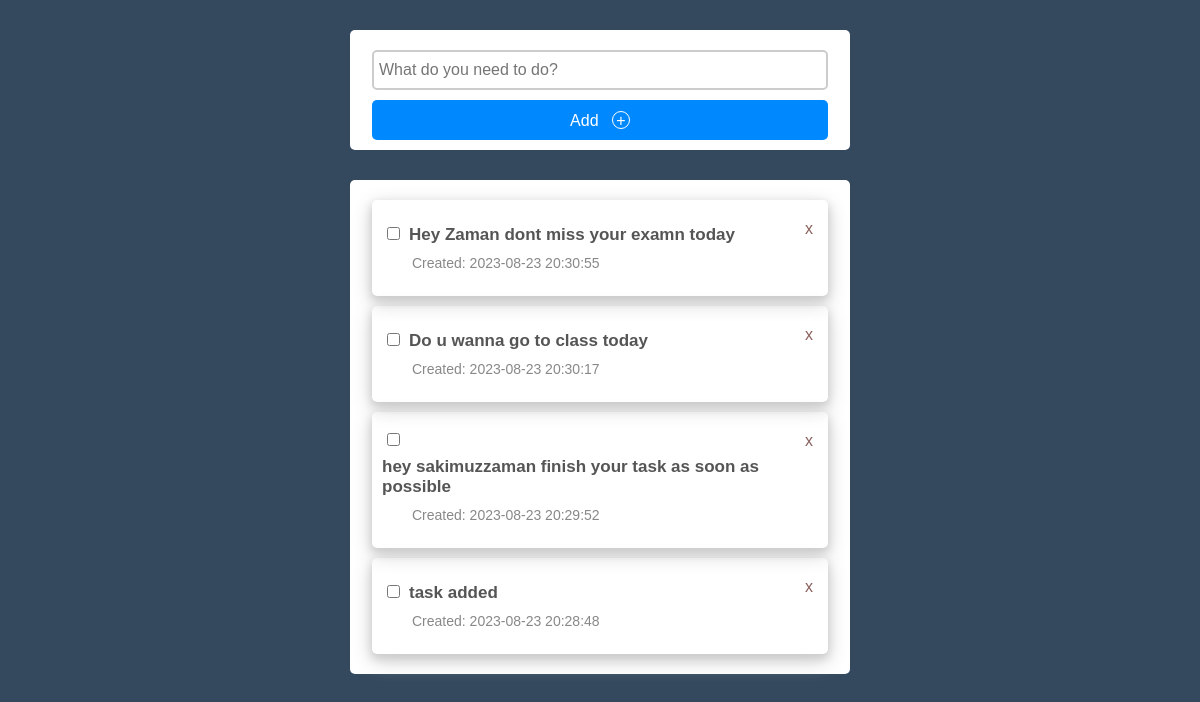
The page / on the database its author committed.
### tables this page shows
CREATE TABLE `todos` (
  `id` int(11) NOT NULL,
  `title` text NOT NULL,
  `date_time` datetime NOT NULL DEFAULT current_timestamp(),
  `checked` tinyint(1) NOT NULL DEFAULT 0
);

### index.php (the view, shortened to what this page needs)
<?php
  require 'db_conn.php';
?>
<!DOCTYPE html>
<html lang="en">
<head>
    <link rel="stylesheet" href="css/style.css">
</head>
<body>
    <div class="main-section">
        <div class="add-section">
            <form action="app/app.php" method="POST" autocomplete="off">
                <?php if(isset($_GET['mess']) && $_GET['mess'] == 'error') { ?>
                    <input type="text"
                       name="title"
                       style="border-color: #ff6666"
                       placeholder="This filed is required" />
                <button type="submit">Add &nbsp; <span>&#43;</span></button>
                <?php }else{ ?>
                <input type="text"
                       name="title"
                       placeholder="What do you need to do?" />
                <button type="submit">Add &nbsp; <span>&#43;</span></button>
                <?php }  ?>
            </form>
        </div>
        <?php
           $todos = $conn->query("SELECT * FROM todos ORDER BY id DESC");
        ?>
        <div class="show-todo-section">
        <?php while($todo = $todos->fetch(PDO::FETCH_ASSOC)) { ?>
            <div class="todo-item">
                <span id="<?php echo $todo['id']; ?>"
                       class="remove-to-do">x</span>
                <?php if($todo['checked']){ ?>
                    <input type="checkbox"
                            class="check-box"
                            data-todo-id ="<?php echo $todo['id']; ?>"
                            checked />
                    <h2 class="checked"><?php echo $todo['title'] ?></h2>
                 <?php }else { ?>
                    <input type="checkbox"
                           data-todo-id ="<?php echo $todo['id']; ?>"
                            class="check-box" />
                    <h2><?php echo $todo['title'] ?></h2>
                 <?php } ?>
                <br>
                    <small>Created: <?php echo $todo['date_time'] ?></small></small>
            </div>
        <?php } ?>
    </div>
 </div>
</body>
</html>

### css/style.css (style rules this page uses)
body { background: #34495e; }
* { padding: 0px; margin: 0px; box-sizing: border-box; }
.main-section { background: transparent; max-width: 500px; width: 90%; height: 500px; margin: 30px auto; border-radius: 10px; }
.add-section { width: 100%; background: #fff; margin: 0px auto; padding: 10px; border-radius: 5px; }
.add-section input { display: block; width: 95%; height: 40px; margin: 10px auto; border: 2px solid #ccc; font-size: 16px; border-radius: 5px; padding: 0px 5px; }
.add-section button { display: block; width: 95%; height: 40px; margin: 0px auto; border: none; outline: none; background: #0088FF; color: #fff; font-family: sans-serif; font-size: 16px; border-radius: 5px; cursor: pointer; }
.add-section button span { border: 1px solid #fff; border-radius: 50%; display: inline-block; width: 18px; height: 18px; }
.show-todo-section { width: 100%; background: #fff; margin: 30px auto; padding: 10px; border-radius: 5px; }
.todo-item { width: 95%; margin: 10px auto; padding: 20px 10px; box-shadow: 0 4px 8px 0 #ccc, 0 6px 20px 0 #ccc; border-radius: 5px; }
.todo-item h2 { display: inline-block; padding: 5px 0px; font-size: 17px; font-family: sans-serif; color: #555; }
.todo-item small { display: block; width: 100%; padding: 5px 0px; color: #888; padding-left: 30px; font-size: 14px; font-family: sans-serif; }
.remove-to-do { display: block; float: right; width: 20px; height: 20px; font-family: sans-serif; color: rgb(139, 97, 93); text-decoration: none; text-align: right; padding: 0px 5px 8px 0px; border-radius: 50%; transition: background 1s; cursor: pointer; }
.todo-item input { margin: 0px 5px; }

### rows shown on the page
todos: title "Hey Zaman dont miss your examn today", date_time "2023-08-23 20:30:55"
todos: title "Do u wanna go to class today", date_time "2023-08-23 20:30:17"
todos: title "hey sakimuzzaman finish your task as soon as possible", date_time "2023-08-23 20:29:52"
todos: title "task added", date_time "2023-08-23 20:28:48"
